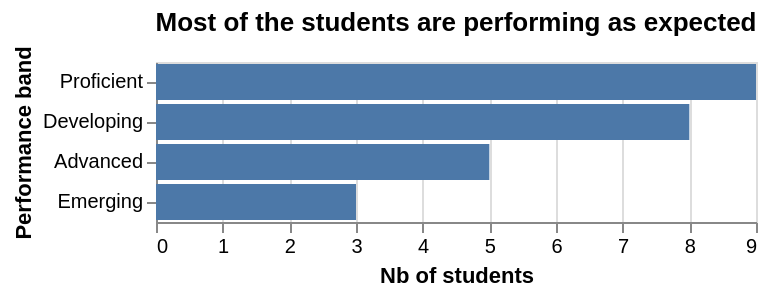

Notebook source saved alongside this figure:
### Code cell
chart = alt.Chart(overall_scores).mark_bar().encode(
    x=alt.X('count()', title='Nb of students'),
    y=alt.Y('performance_band', title='Performance band', sort='-x') 
).properties(
    title='Most of the students are performing as expected'
)
chart
